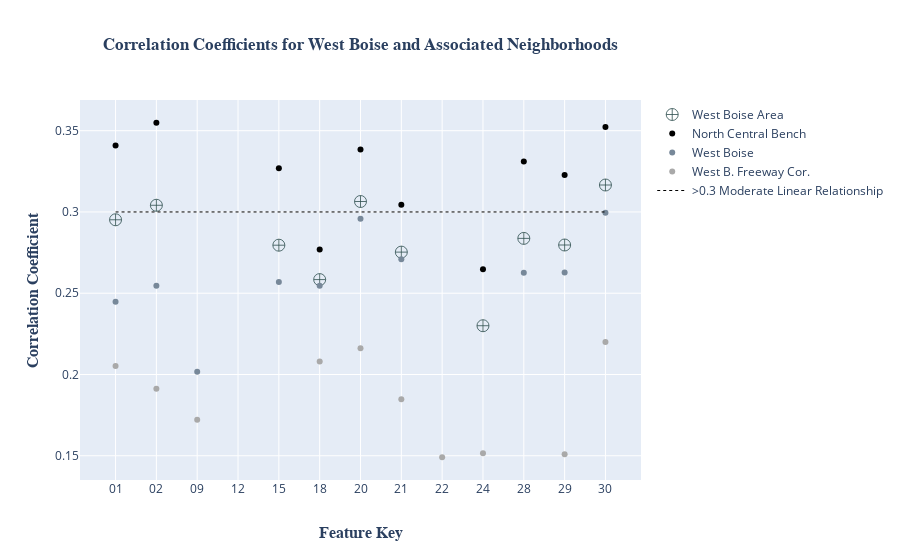

Source (notebook cell):
### Markdown cell above
## West Boise

### Code cell
df = pd.read_pickle('WB-Coeff-compare.pkl')
df2 = pd.read_pickle('a-Coeff-compare.pkl')


df = pd.merge(df,df2, on = 'index', how = 'outer')

# drops rows up to TAV_Ch, below TAV_Ch = 0 and TAV_Ch = 1 
df = df.iloc[9:]

# Needed to make a key for ease a readability and to make the reference line for moderate linear 
# relationship
df= df.rename(columns = {'index' : 'Feature_Name'})
df['index'] = ['00','01','02','03','04','05','06','07','08','09','10','11','12','13','14',
             '15','16','17','18','19','20','21','22','23','24','25','26','27','28','29','30']
df['ref_line'] = .3


#this will drop rows that have less than 4 values (feature name, key, ref line, & @ least 1 value)
df = df.dropna(thresh = 4)

WB_fig = go.Figure()

WB_fig.add_trace(go.Scatter(x= df['index'], y=df['W_Boise'],
                    mode='markers',  
                    marker_color='rgba(47, 79, 79, .8)',
                    marker=dict(size= 12, symbol = "circle-cross-open" ),     
                    name='West Boise Area'))

WB_fig.add_trace(go.Scatter(x= df['index'], y=df['WB_NC_Bench'],
                    mode='markers',  
                    marker_color='rgb(0,0,0)',     
                    name='North Central Bench'))

WB_fig.add_trace(go.Scatter(x= df['index'], y=df['WB_W_Boise'],
                    mode='markers',
                    marker_color='rgb(119,136,153)',     
                    name='West Boise'))

WB_fig.add_trace(go.Scatter(x= df['index'], y=df['WB_WBF_Corridor'],
                    mode='markers',
                    marker_color='rgb(169,169,169)',     
                    name='West B. Freeway Cor.'))


WB_fig.add_trace(go.Scatter(x= df['index'] , y=df['ref_line'],
                    mode = 'lines',          
                    line = dict(color='Black', width=1, dash='dot'),          
                    name='>0.3 Moderate Linear Relationship'))

WB_fig.update_layout(
    title=go.layout.Title(
        text="<b>Correlation Coefficients for West Boise and Associated Neighborhoods<b>",
        font = dict( 
            family = 'Times New Roman'),
        xref="paper",
        x=.5
    ),
    yaxis=go.layout.YAxis(
        title=go.layout.yaxis.Title(
            text="<b>Correlation Coefficient<b>",
            font=dict(
                family="Times New Roman",
                size=16,
#                color="#7f7f7f"
            )
        )
    ),
    xaxis=go.layout.XAxis(
        type = 'category',
        title=go.layout.xaxis.Title(
            text="<b>Feature Key<b>",
            font=dict(
                family="Times New Roman",
                size=16,
#                color="#7f7f7f"
            )
        )
    ))


WB_fig.write_image("images/WB_fig.jpg")
WB_fig.show()

### Figure 1 — Plotly figure (JSON) as saved in the notebook; plotly's stock layout.template omitted (floating-point values rounded to 4 significant figures)
{"data": [{"marker": {"color": "rgba(47, 79, 79, .8)", "size": 12, "symbol": "circle-cross-open"}, "mode": "markers", "name": "West Boise Area", "type": "scatter", "x": ["01", "02", "09", "12", "15", "18", "20", "21", "22", "24", "28", "29", "30"], "y": [0.2952, 0.3041, null, null, 0.2795, 0.2584, 0.3064, 0.2753, null, 0.23, 0.2837, 0.2797, 0.3166]}, {"marker": {"color": "rgb(0,0,0)"}, "mode": "markers", "name": "North Central Bench", "type": "scatter", "x": ["01", "02", "09", "12", "15", "18", "20", "21", "22", "24", "28", "29", "30"], "y": [0.3408, 0.3549, null, null, 0.3268, 0.2769, 0.3385, 0.3045, null, 0.2648, 0.3311, 0.3228, 0.3523]}, {"marker": {"color": "rgb(119,136,153)"}, "mode": "markers", "name": "West Boise", "type": "scatter", "x": ["01", "02", "09", "12", "15", "18", "20", "21", "22", "24", "28", "29", "30"], "y": [0.2447, 0.2547, 0.2017, null, 0.257, 0.2546, 0.2958, 0.2709, null, null, 0.2626, 0.2627, 0.2995]}, {"marker": {"color": "rgb(169,169,169)"}, "mode": "markers", "name": "West B. Freeway Cor.", "type": "scatter", "x": ["01", "02", "09", "12", "15", "18", "20", "21", "22", "24", "28", "29", "30"], "y": [0.2052, 0.1912, 0.1721, null, null, 0.208, 0.2161, 0.1848, 0.1491, 0.1516, null, 0.1509, 0.22]}, {"line": {"color": "Black", "dash": "dot", "width": 1}, "mode": "lines", "name": ">0.3 Moderate Linear Relationship", "type": "scatter", "x": ["01", "02", "09", "12", "15", "18", "20", "21", "22", "24", "28", "29", "30"], "y": [0.3, 0.3, 0.3, 0.3, 0.3, 0.3, 0.3, 0.3, 0.3, 0.3, 0.3, 0.3, 0.3]}], "layout": {"title": {"font": {"family": "Times New Roman"}, "text": "<b>Correlation Coefficients for West Boise and Associated Neighborhoods<b>", "x": 0.5, "xref": "paper"}, "xaxis": {"title": {"font": {"family": "Times New Roman", "size": 16}, "text": "<b>Feature Key<b>"}, "type": "category"}, "yaxis": {"title": {"font": {"family": "Times New Roman", "size": 16}, "text": "<b>Correlation Coefficient<b>"}}}}
